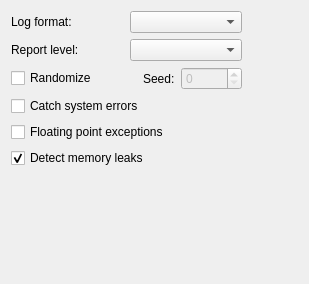
<?xml version="1.0" encoding="UTF-8"?>
<ui version="4.0">
 <class>BoostSettingsPage</class>
 <widget class="QWidget" name="BoostSettingsPage">
  <property name="geometry">
   <rect>
    <x>0</x>
    <y>0</y>
    <width>309</width>
    <height>284</height>
   </rect>
  </property>
  <property name="windowTitle">
   <string>Form</string>
  </property>
  <layout class="QVBoxLayout" name="verticalLayout_2">
   <item>
    <layout class="QHBoxLayout" name="horizontalLayout_4">
     <item>
      <layout class="QVBoxLayout" name="verticalLayout">
       <item>
        <layout class="QHBoxLayout" name="horizontalLayout">
         <item>
          <widget class="QLabel" name="label">
           <property name="text">
            <string>Log format:</string>
           </property>
          </widget>
         </item>
         <item>
          <widget class="QComboBox" name="logFormatCB"/>
         </item>
        </layout>
       </item>
       <item>
        <layout class="QHBoxLayout" name="horizontalLayout_2">
         <item>
          <widget class="QLabel" name="label_2">
           <property name="text">
            <string>Report level:</string>
           </property>
          </widget>
         </item>
         <item>
          <widget class="QComboBox" name="reportLevelCB"/>
         </item>
        </layout>
       </item>
       <item>
        <layout class="QHBoxLayout" name="horizontalLayout_3">
         <item>
          <widget class="QCheckBox" name="randomizeCB">
           <property name="toolTip">
            <string>Randomize execution order.</string>
           </property>
           <property name="text">
            <string>Randomize</string>
           </property>
          </widget>
         </item>
         <item>
          <spacer name="horizontalSpacer_2">
           <property name="orientation">
            <enum>Qt::Horizontal</enum>
           </property>
           <property name="sizeHint" stdset="0">
            <size>
             <width>40</width>
             <height>20</height>
            </size>
           </property>
          </spacer>
         </item>
         <item>
          <widget class="QLabel" name="label_3">
           <property name="text">
            <string>Seed:</string>
           </property>
          </widget>
         </item>
         <item>
          <widget class="QSpinBox" name="seedSB">
           <property name="enabled">
            <bool>false</bool>
           </property>
           <property name="toolTip">
            <string>A seed of 0 means no randomization. A value of 1 uses the current time any other value is used as random seed generator.</string>
           </property>
           <property name="maximum">
            <number>65535</number>
           </property>
          </widget>
         </item>
        </layout>
       </item>
       <item>
        <widget class="QCheckBox" name="systemErrorCB">
         <property name="toolTip">
          <string>Catch or ignore system errors.</string>
         </property>
         <property name="text">
          <string>Catch system errors</string>
         </property>
        </widget>
       </item>
       <item>
        <widget class="QCheckBox" name="fpExceptions">
         <property name="toolTip">
          <string>Enable floating point exception traps.</string>
         </property>
         <property name="text">
          <string>Floating point exceptions</string>
         </property>
        </widget>
       </item>
       <item>
        <widget class="QCheckBox" name="memoryLeakCB">
         <property name="toolTip">
          <string>Enable memory leak detection.</string>
         </property>
         <property name="text">
          <string>Detect memory leaks</string>
         </property>
         <property name="checked">
          <bool>true</bool>
         </property>
        </widget>
       </item>
      </layout>
     </item>
     <item>
      <spacer name="horizontalSpacer">
       <property name="orientation">
        <enum>Qt::Horizontal</enum>
       </property>
       <property name="sizeHint" stdset="0">
        <size>
         <width>40</width>
         <height>20</height>
        </size>
       </property>
      </spacer>
     </item>
    </layout>
   </item>
   <item>
    <spacer name="verticalSpacer">
     <property name="orientation">
      <enum>Qt::Vertical</enum>
     </property>
     <property name="sizeHint" stdset="0">
      <size>
       <width>20</width>
       <height>84</height>
      </size>
     </property>
    </spacer>
   </item>
  </layout>
 </widget>
 <resources/>
 <connections/>
</ui>
